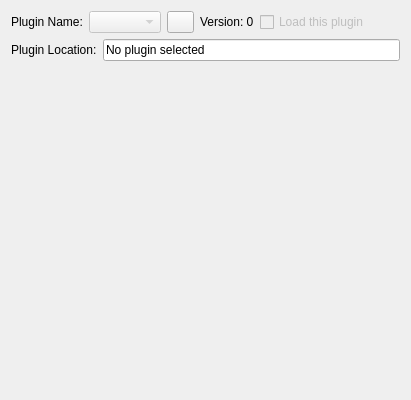
<?xml version="1.0" encoding="UTF-8"?>
<ui version="4.0">
 <class>OptPlugins</class>
 <widget class="QWidget" name="OptPlugins" >
  <property name="geometry">
   <rect>
    <x>0</x>
    <y>0</y>
    <width>411</width>
    <height>400</height>
   </rect>
  </property>
  <property name="windowTitle" >
   <string>OptPluginsUI</string>
  </property>
  <layout class="QVBoxLayout" stretch="0,0,1,0">
   <property name="bottomMargin">
    <number>3</number>
   </property>
   <item>
    <layout class="QHBoxLayout">
     <property name="spacing">
      <number>6</number>
     </property>
     <property name="margin">
      <number>0</number>
     </property>
     <item>
      <widget class="QLabel" name="TextLabel2">
       <property name="maximumSize">
        <size>
         <width>16777215</width>
         <height>16777215</height>
        </size>
       </property>
       <property name="text">
        <string>Plugin Name:</string>
       </property>
      </widget>
     </item>
     <item>
      <widget class="QComboBox" name="cb_plugins">
       <property name="enabled">
        <bool>false</bool>
       </property>
       <property name="isOption" stdset="0">
        <bool>false</bool>
       </property>
      </widget>
     </item>
     <item>
      <widget class="QPushButton" name="pb_info">
       <property name="sizePolicy">
        <sizepolicy hsizetype="Minimum" vsizetype="Fixed">
         <horstretch>27</horstretch>
         <verstretch>27</verstretch>
        </sizepolicy>
       </property>
       <property name="maximumSize">
        <size>
         <width>27</width>
         <height>27</height>
        </size>
       </property>
       <property name="text">
        <string></string>
       </property>
      </widget>
     </item>
     <item>
      <widget class="QLabel" name="version">
       <property name="sizePolicy">
        <sizepolicy hsizetype="Preferred" vsizetype="Preferred">
         <horstretch>0</horstretch>
         <verstretch>0</verstretch>
        </sizepolicy>
       </property>
       <property name="text">
        <string>Version: 0</string>
       </property>
      </widget>
     </item>
     <item>
      <widget class="QCheckBox" name="cb_loadPlugin">
       <property name="enabled">
        <bool>false</bool>
       </property>
       <property name="text">
        <string>Load this plugin</string>
       </property>
      </widget>
     </item>
     <item>
      <spacer>
       <property name="orientation" >
        <enum>Qt::Horizontal</enum>
       </property>
       <property name="sizeHint" stdset="0">
        <size>
         <width>40</width>
         <height>20</height>
        </size>
       </property>
      </spacer>
     </item>
    </layout>
   </item>
   <item>
    <layout class="QHBoxLayout">
     <item>
      <widget class="QLabel" name="label">
       <property name="text">
        <string>Plugin Location:</string>
       </property>
      </widget>
     </item>
     <item>
      <widget class="QLineEdit" name="le_location">
       <property name="enabled">
        <bool>true</bool>
       </property>
       <property name="text">
        <string>No plugin selected</string>
       </property>
       <property name="readOnly">
        <bool>true</bool>
       </property>
       <property name="isOption" stdset="0">
        <bool>false</bool>
       </property>
      </widget>
     </item>
    </layout>
   </item>
   <item>
    <layout class="QVBoxLayout" name="vboxLayout1">
     <property name="spacing">
      <number>6</number>
     </property>
     <property name="margin">
      <number>0</number>
     </property>
    </layout>
   </item>
   <item>
    <spacer>
     <property name="orientation" >
      <enum>Qt::Vertical</enum>
     </property>
     <property name="sizeHint" stdset="0">
      <size>
       <width>20</width>
       <height>0</height>
      </size>
     </property>
    </spacer>
   </item>
  </layout>
 </widget>
 <layoutdefault spacing="6" margin="11" />
 <resources/>
 <connections/>
</ui>
